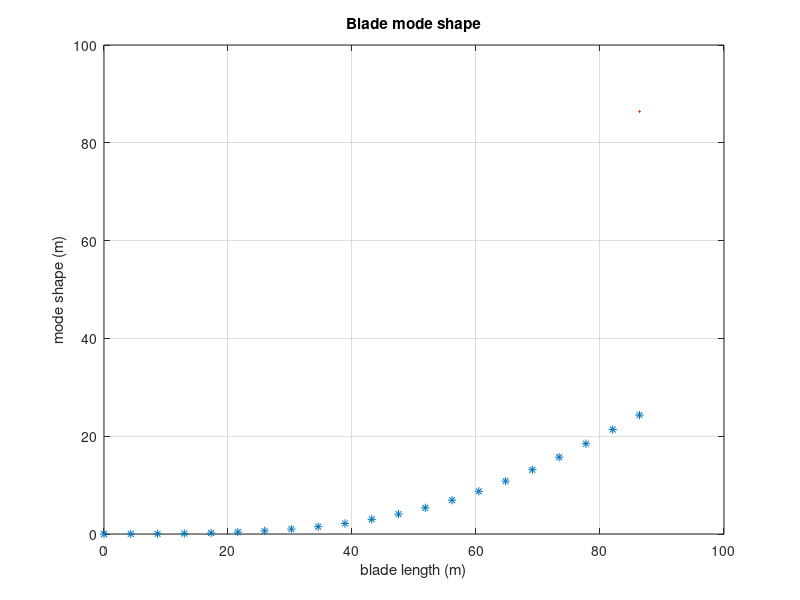

Source code (MATLAB):
clear all
close all

%Wind
rho = 1.225; %kg/m3 Density of air
V = 50.0; %m/s Mean Wind Speed
TI = 0.11; %At 50m/s, the turbulence intensity is 0.11. 
sigma1 = TI*V; %wind standard deviation  

%Aerodynamic properties of the blade:
Cl =  0.5; %mean lift coefficient 
Cd = 0.02; %drag coefficient throughout the blade, 
theta = 90.0; %deg relative angle
S_aero = (Cl*cos(theta) + Cd*sin(theta))^2;

f_n = 0.63;    %Hz, blade natural frequency, DTU 10MW RWT: 0.627798Hz = 1st Blade Collective Flap	
w_n = f_n*2*pi; %rad/s blade natural frequency
bl = 86.366;%m Blade length
chord  = 4; %m
chi = 0.7; %aerodynamic transfer function is 0.7. 
S_factor = rho^2 * V^2 * chord^2 * chi^2;

%Turbulence scale parameters:
Kappa1 = 42;%m, Kappa1=42m at hub height for z>42m (section 6.3 of 614100-1)
L1 = 8.1 * Kappa1; %Table B.1 of 61400-1
Lc = 8.1 * Kappa1; %coherence scale parameter 

%function of mode shape and correlation
fun = @(r1,r2)...
    (0.1351*((r1/bl).^2)+ 0.1443*((r1/bl).^3) +1.2610*((r1/bl).^4)+ 0.084*((r1/bl).^5) -0.6245*((r1/bl).^6)).*...
    (0.1351*((r2/bl).^2)+ 0.1443*((r2/bl).^3) +1.2610*((r2/bl).^4)+ 0.084*((r2/bl).^5) -0.6245*((r2/bl).^6)).*...
    exp(-12.0*((f_n.*(r1-r2)./V).^2 + (0.12*(r1-r2)./Lc).^2).^0.5);%frequency in Hz (Eq B.16 i 61400-1)

%Double interagral along the lengh of the blade:
S_I = integral2(fun,0,bl,0,bl);

%Kaimal spectra (from 614100-1 eq B.14) 
%with frequency in Hz
%NON-dimensional
S1_Kaimal_nondim = (4*sigma1^2*L1/V)/(1+6*f_n*L1/V)^(5/3);
%Dimensional S(f) is:
S1_Kaimal = S1_Kaimal_nondim*(sigma1^2)/f_n;

%???? us non-dimonsional or dimensional Kaimal?
S_FT = S_factor * S_aero * S1_Kaimal * S_I;

%Displacement
%Integrate (mass pr. length)*(mode shape^2) over the blade:
M = 1421; %kg calc done in Excel based on DTU 10MW RWT
K = (w_n^2)*M; %from presentation 6-1 slide 9+*-
%K = 2.2e9;%2.2e9Nm^2 is the flap bend stiffness at rotor radius 45m (half way between root and tip).
%Is damping ration 0.995 or 0.005 or 1.005.... ???
D = 0.005; %equal to 3% log. decr. 
Var = pi*w_n*S_FT/(K^2 * 4* D); %slide 9 of presentation 7-2. (Natural frequency (omega r) in rad/s or Hz?)
%??Why not damping squared (follows from of resuction of admittance function slide 9)
%??Where does the pi come from? 
%??is w_n rad/s or Hz?
Dev = sqrt(Var) %Tip displacement variation
%Davenprt
T=600; %sec
n_1 = sqrt(2*log(w_n*T));  %radians or Hz?
n = n_1+ 0.577/n_1;

%Extreme tip displacement
nDev = n*sqrt(Var) %m

%Plot modeshape
x = 0:0.05:1;
y = 0.1351*((x).^2)+ 0.1443*((x).^3) +1.2610*((x).^4)+ 0.084*((x).^5) -0.6245*((x).^6);

figure(1)
plot(bl*x,nDev*y,'*')
hold on
plot(bl, bl)
title('Blade mode shape')
xlabel('blade length (m)')
ylabel('mode shape (m)')
grid on








